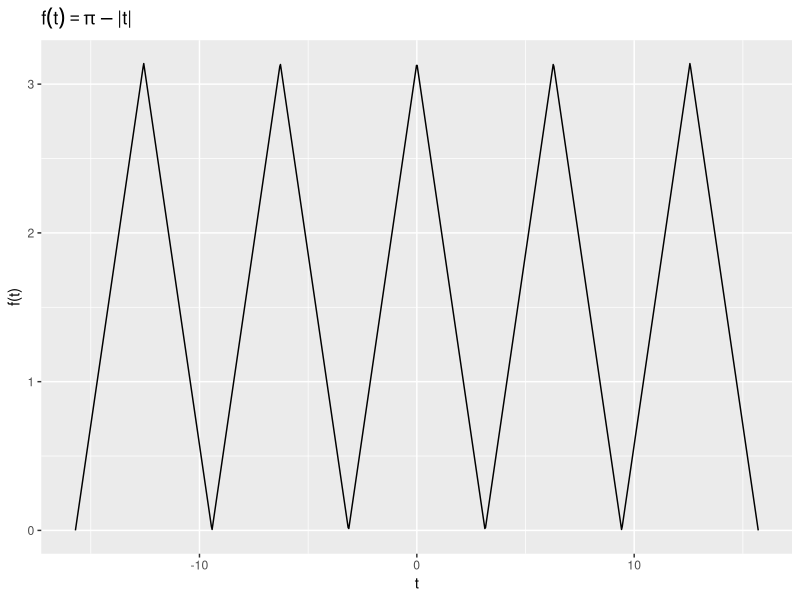
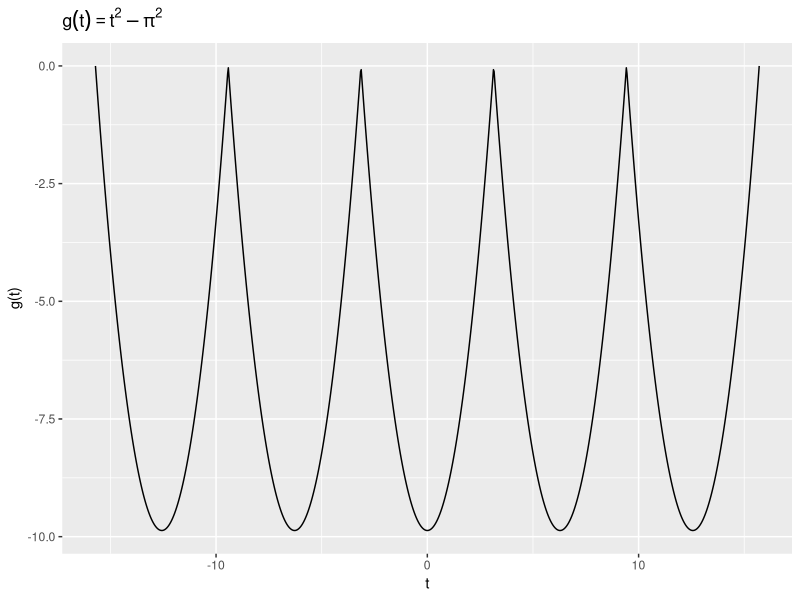
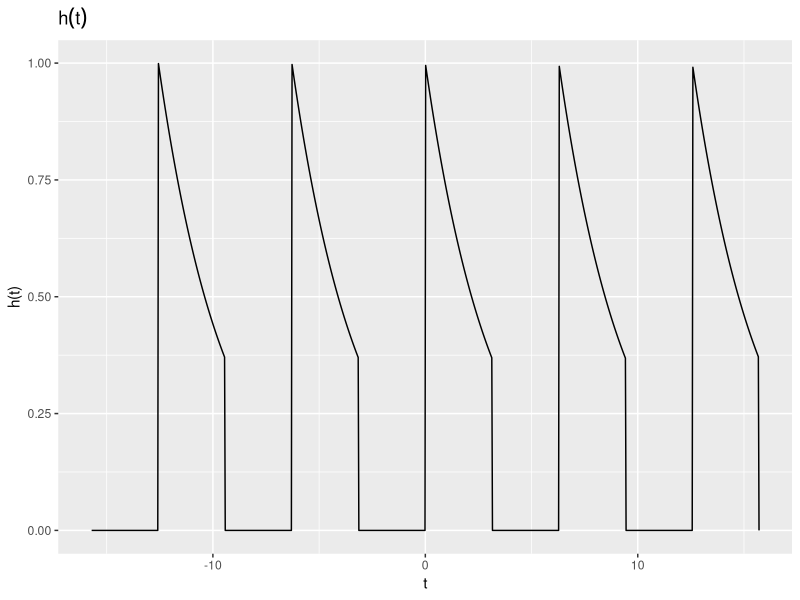

Write R code to recreate these figures, in order. (Note: this script raises an error after producing the figures.)
#Question 1

# Load the ggplot2 package for plotting
library(ggplot2)

# Define the periodic versions of the functions f, g, and h
f_periodic <- function(t) {
  t_mod <- (t - pi) %% (2 * pi) - pi
  pi - abs(t_mod)
}

g_periodic <- function(t) {
  t_mod <- (t - pi) %% (2 * pi) - pi
  t_mod^2 - pi^2
}

h_periodic <- function(t) {
  t_mod <- (t - pi) %% (2 * pi) - pi  # Adjusting for correct modulo behavior
  ifelse(t_mod >= 0 & t_mod < pi, exp(-t_mod / pi), 0)
}

# Generate a sequence of t values between -5*pi and 5*pi
t_values <- seq(-5 * pi, 5 * pi, length.out = 1000)

# Calculate function values for each t using the periodic versions
f_values <- sapply(t_values, f_periodic)
g_values <- sapply(t_values, g_periodic)
h_values <- sapply(t_values, h_periodic)

# Create data frames for plotting
df_f <- data.frame(t = t_values, y = f_values)
df_g <- data.frame(t = t_values, y = g_values)
df_h <- data.frame(t = t_values, y = h_values)

# Plot f(t)
ggplot(df_f, aes(x = t, y = y)) +
  geom_line() +
  ggtitle(expression(f(t) == pi - "|" * t * "|")) +
  xlab('t') +
  ylab('f(t)')

# Plot g(t)
ggplot(df_g, aes(x = t, y = y)) +
  geom_line() +
  ggtitle(expression(g(t) == t^2 - pi^2)) +
  xlab('t') +
  ylab('g(t)')

# Plot h(t)
ggplot(df_h, aes(x = t, y = y)) +
  geom_line() +
  ggtitle(expression(h(t))) +
  xlab('t') +
  ylab('h(t)')


#------
# Question 2

# Define the functions for Fourier coefficients
calcul_a0 <- function(func) {
  integral <- integrate(func, lower = -pi, upper = pi)
  return((1 / pi) * integral$value)
}

calcul_an <- function(func, n) {
  an_func <- function(t) {
    func(t) * cos(n * t)
  }
  integral <- integrate(an_func, lower = -pi, upper = pi)
  return((1 / pi) * integral$value)
}

calcul_bn <- function(func, n) {
  bn_func <- function(t) {
    func(t) * sin(n * t)
  }
  integral <- integrate(bn_func, lower = -pi, upper = pi)
  return((1 / pi) * integral$value)
}

# Manually set the value of n for demonstration (you can change this)
n <- as.integer(readline(prompt = "Enter the value of n: "))

# Calculate Fourier coefficients for f(t)
a0_f <- calcul_a0(f_periodic)
an_f <- calcul_an(f_periodic, n)
bn_f <- calcul_bn(f_periodic, n)
cn_f <- sqrt(an_f^2 + bn_f^2)

# Calculate Fourier coefficients for g(t)
a0_g <- calcul_a0(g_periodic)
an_g <- calcul_an(g_periodic, n)
bn_g <- calcul_bn(g_periodic, n)
cn_g <- sqrt(an_g^2 + bn_g^2)

# Calculate Fourier coefficients for h(t)
a0_h <- calcul_a0(h_periodic)
an_h <- calcul_an(h_periodic, n)
bn_h <- calcul_bn(h_periodic, n)
cn_h <- sqrt(an_h^2 + bn_h^2)

# Print the results
cat("For f(t):\n")
cat("a0 = ", a0_f, "\nan = ", an_f, "\nbn = ", bn_f, "\ncn = ", cn_f, "\n\n")

cat("For g(t):\n")
cat("a0 = ", a0_g, "\nan = ", an_g, "\nbn = ", bn_g, "\ncn = ", cn_g, "\n\n")

cat("For h(t):\n")
cat("a0 = ", a0_h, "\nan = ", an_h, "\nbn = ", bn_h, "\ncn = ", cn_h, "\n")

# ------------------
# Q3
# Required libraries
library(ggplot2)

# Define the integrands for the coefficients
integrand_a0 <- function(t, func) {
  func(t)
}

integrand_an <- function(t, func, n) {
  func(t) * cos(n * t)
}

integrand_bn <- function(t, func, n) {
  func(t) * sin(n * t)
}

# Define the truncated real and complex series sums
real_series_sum <- function(t_values, func, N) {
  a0 <- (1 / (2 * pi)) * integrate(integrand_a0, -pi, pi, func = func)$value
  sum_values <- rep(a0, length(t_values))
  for (n in 1:N) {
    an <- (1 / pi) * integrate(integrand_an, -pi, pi, func = func, n = n)$value
    bn <- (1 / pi) * integrate(integrand_bn, -pi, pi, func = func, n = n)$value
    sum_values <- sum_values + an * cos(n * t_values) + bn * sin(n * t_values)
  }
  return(sum_values)
}

complex_series_sum <- function(t_values, func, N) {
  a0 <- (1 / (2 * pi)) * integrate(integrand_a0, -pi, pi, func = func)$value
  sum_values <- rep(a0, length(t_values))
  for (n in 1:N) {
    an <- (1 / pi) * integrate(integrand_an, -pi, pi, func = func, n = n)$value
    bn <- (1 / pi) * integrate(integrand_bn, -pi, pi, func = func, n = n)$value
    cn <- sqrt(an^2 + bn^2)
    phase_angle <- -atan2(bn, an)
    sum_values <- sum_values + cn * cos(n * t_values + phase_angle)
  }
  return(sum_values)
}

# Values of t and N
t_values <- seq(-5 * pi, 5 * pi, length.out = 1000)
N_values <- c(2, 3, 8, 20)

# Calculate the series sums for f(t) for each N considering its periodicity
data_list <- list()
data_list_g <- list()
data_list_h <- list()


for (N in N_values) {
  df <- data.frame(
    t = t_values,
    f = sapply(t_values, f_periodic),
    real_sum = real_series_sum(t_values, f_periodic, N),
    complex_sum = complex_series_sum(t_values, f_periodic, N)
  )
  df$N <- N
  data_list[[as.character(N)]] <- df
}
data_combined <- do.call(rbind, data_list)


for (N in N_values) {
  # For g(t)
  df_g <- data.frame(
    t = t_values,
    g = sapply(t_values, g_periodic),
    real_sum = real_series_sum(t_values, g_periodic, N),
    complex_sum = complex_series_sum(t_values, g_periodic, N)
  )
  df_g$N <- N
  data_list_g[[as.character(N)]] <- df_g
  
  # For h(t)
  df_h <- data.frame(
    t = t_values,
    h = sapply(t_values, h_periodic),
    real_sum = real_series_sum(t_values, h_periodic, N),
    complex_sum = complex_series_sum(t_values, h_periodic, N)
  )
  df_h$N <- N
  data_list_h[[as.character(N)]] <- df_h
}

data_combined_g <- do.call(rbind, data_list_g)
data_combined_h <- do.call(rbind, data_list_h)


# Plot with thinner lines
ggplot(data_combined, aes(x = t)) + 
  geom_line(aes(y = f), color = 'black', size = 0.6) +
  geom_line(aes(y = real_sum), color = 'blue', linetype = 'dashed', size = 0.6) +
  geom_line(aes(y = complex_sum), color = 'red', linetype = 'dotted', size = 0.6) +
  facet_wrap(~N, scales = 'free', ncol = 2) + 
  labs(title = "Function f(t) and its Truncated Series Sums",
       y = "Function Value") + 
  theme_minimal()

# Plot for g(t)
ggplot(data_combined_g, aes(x = t)) + 
  geom_line(aes(y = g), color = 'black', size = 0.6) +
  geom_line(aes(y = real_sum), color = 'blue', linetype = 'dashed', size = 0.6) +
  geom_line(aes(y = complex_sum), color = 'red', linetype = 'dotted', size = 0.6) +
  facet_wrap(~N, scales = 'free', ncol = 2) + 
  labs(title = "Function g(t) and its Truncated Series Sums",
       y = "Function Value") + 
  theme_minimal()

# Plot for h(t)
ggplot(data_combined_h, aes(x = t)) + 
  geom_line(aes(y = h), color = 'black', size = 0.6) +
  geom_line(aes(y = real_sum), color = 'blue', linetype = 'dashed', size = 0.6) +
  geom_line(aes(y = complex_sum), color = 'red', linetype = 'dotted', size = 0.6) +
  facet_wrap(~N, scales = 'free', ncol = 2) + 
  labs(title = "Function h(t) and its Truncated Series Sums",
       y = "Function Value") + 
  theme_minimal()

# -------------------------------
#Question 4

# Calculate the Fourier coefficients for n = 1 to 7
N <- 7
a_values <- numeric(N)
b_values <- numeric(N)
t_values <- seq(-pi, pi, length.out = 1000)

plot_fourier_spectra <- function(func_periodic, func_name) {
  # Calculate a0
  a0 <- (1 / (2 * pi)) * integrate(function(t) integrand_a0(t, func_periodic), -pi, pi)$value
  
  # Calculate an and bn
  a_values <- numeric(N)
  b_values <- numeric(N)
  for (n in 1:N) {
    a_values[n] <- (1 / pi) * integrate(function(t) integrand_an(t, func_periodic, n), -pi, pi)$value
    b_values[n] <- (1 / pi) * integrate(function(t) integrand_bn(t, func_periodic, n), -pi, pi)$value
  }
  
  # Calculate the amplitude and phase
  amplitude <- sqrt(a_values^2 + b_values^2)
  phase <- -atan2(b_values, a_values)
  
  # Plot the amplitude spectrum for f(t) - Real Series
  plot_title = paste("Amplitude Spectrum for", func_name, "- Real Series")
  df_amplitude <- data.frame(n = 1:N, amplitude = amplitude)
  print(ggplot(df_amplitude, aes(x = n, y = amplitude)) +
    geom_bar(stat = "identity", fill = 'blue') +
    labs(title = plot_title, x = "Harmonic n", y = "Amplitude") +
    theme_minimal() +
    ylim(0, max(amplitude) + 0.5))
  
  # Plot the phase spectrum for f(t) - Real Series
  plot_title = paste("Phase Spectrum for ",func_name, " - Real Series")
  df_phase <- data.frame(n = 1:N, phase = phase)
  print(ggplot(df_phase, aes(x = n, y = phase)) +
    geom_bar(stat = "identity", fill = 'red') +
    labs(title = plot_title, x = "Harmonic n", y = "Phase (in radians)") +
    theme_minimal())
  
  n_values_complex <- 1:N
  # Calculate the complex Fourier coefficients
  cn_values <- complex(real = rep(0, length(n_values_complex)), imaginary = rep(0, length(n_values_complex)))
  for (idx in 1:length(n_values_complex)) {
    n <- n_values_complex[idx]
    real_part <- (1 / (2 * pi)) * integrate(function(t) integrand_an(t, func_periodic, n), -pi, pi)$value
    imag_part <- -(1 / (2 * pi)) * integrate(function(t) integrand_bn(t, func_periodic, n), -pi, pi)$value
    cn_values[idx] <- complex(real = real_part, imaginary = imag_part)
  }
  
  
  # Extract amplitude from complex coefficients
  amplitude_complex <- Mod(cn_values)
  
  # Plot the amplitude spectrum for f(t) - Complex Series
  plot_title = paste("Amplitude Spectrum for ",func_name, " - Complex Series")
  df_complex <- data.frame(n = n_values_complex, amplitude = amplitude_complex)
  print(ggplot(df_complex, aes(x = n, y = amplitude)) +
    geom_bar(stat = "identity", fill = 'purple') +
    labs(title = plot_title, x = "Harmonic n", y = "Amplitude") +
    theme_minimal())
  
}

# Call the function for each periodic function
plot_fourier_spectra(f_periodic, "f(t)")
plot_fourier_spectra(g_periodic, "g(t)")
plot_fourier_spectra(h_periodic, "h(t)")